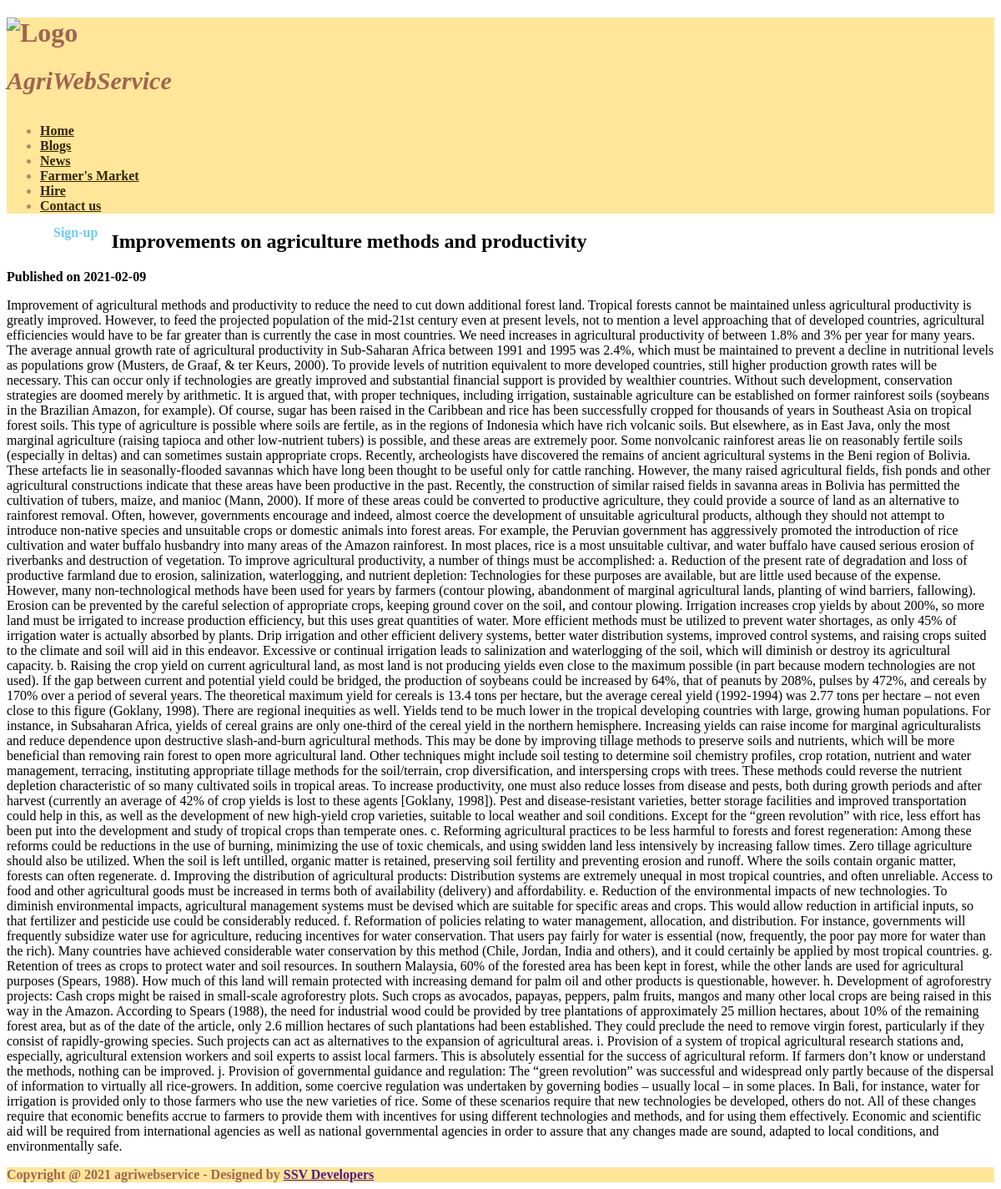
Screenshot of /displayarticlesdetailed.php?articleid=19 with the database file from the repository.
### tables this page shows
CREATE TABLE `article` (
  `article_id` int(10) NOT NULL,
  `article_type` varchar(25) NOT NULL,
  `publish_date` date NOT NULL,
  `title` varchar(100) NOT NULL,
  `article_description` text NOT NULL,
  `article_img1` varchar(100) NOT NULL,
  `article_img2` varchar(100) NOT NULL,
  `article_img3` varchar(100) NOT NULL,
  `article_img4` varchar(100) NOT NULL,
  `article_img5` varchar(100) NOT NULL,
  `status` varchar(10) NOT NULL
);

### displayarticlesdetailed.php (the view, shortened to what this page needs)
<?php
include("header.php");
include("dbconnection.php");
?>
		<div id="featured">
			<div class="container">
				<div class="row">
				<?php include("leftsidebar.php");
?>
							<div class='9u'  >
                              <?php
							  $sql = "SELECT * FROM article where article_id='$_GET[articleid]'";
							  $qsql = mysqli_query($con,$sql);
							  while($rs = mysqli_fetch_array($qsql))
							  {
								echo "<section><header ><h2>$rs[title]</h2><strong><p>Published on $rs[publish_date]</p></strong>";
								echo "<p>" . $rs[article_description] . "</p>";
								echo "
								</header></section>";
							  }
							  ?>
						</div>
				</div>
			</div>
		</div>
	<?php include("footer.php");?>

### rows the page displays
article: title "Improvements on agriculture methods and productivity", publish_date "2021-02-09", article_description "Improvement of agricultural methods and productivity to reduce the need to cut down additional forest land. Tropical forests cannot be maintained unless agricultural productivity is greatly improved. However, to feed the projected population of the mid-21st century even at present levels, not to mention a level approaching that of developed countries, agricultural efficiencies would have to be far greater than is currently the case in most countries. We need increases in agricultural productivity of between 1.8% and 3% per year for many years. The average annual growth rate of agricultural productivity in Sub-Saharan Africa between 1991 and 1995 was 2.4%, which must be maintained to prevent…"

### other values shown
date(Y) "2021"
